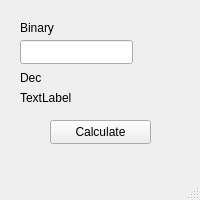
<?xml version="1.0" encoding="UTF-8"?>
<ui version="4.0">
 <class>MainWindow</class>
 <widget class="QMainWindow" name="MainWindow">
  <property name="geometry">
   <rect>
    <x>0</x>
    <y>0</y>
    <width>200</width>
    <height>200</height>
   </rect>
  </property>
  <property name="windowTitle">
   <string>MainWindow</string>
  </property>
  <widget class="QWidget" name="centralwidget">
   <widget class="QLabel" name="label1">
    <property name="geometry">
     <rect>
      <x>20</x>
      <y>20</y>
      <width>71</width>
      <height>16</height>
     </rect>
    </property>
    <property name="text">
     <string>Binary</string>
    </property>
   </widget>
   <widget class="QLineEdit" name="lineEdit">
    <property name="geometry">
     <rect>
      <x>20</x>
      <y>40</y>
      <width>113</width>
      <height>24</height>
     </rect>
    </property>
   </widget>
   <widget class="QLabel" name="label2">
    <property name="geometry">
     <rect>
      <x>20</x>
      <y>70</y>
      <width>71</width>
      <height>16</height>
     </rect>
    </property>
    <property name="text">
     <string>Dec</string>
    </property>
   </widget>
   <widget class="QLabel" name="label3">
    <property name="geometry">
     <rect>
      <x>20</x>
      <y>90</y>
      <width>111</width>
      <height>16</height>
     </rect>
    </property>
    <property name="text">
     <string>TextLabel</string>
    </property>
   </widget>
   <widget class="QPushButton" name="pushButton">
    <property name="geometry">
     <rect>
      <x>50</x>
      <y>120</y>
      <width>101</width>
      <height>24</height>
     </rect>
    </property>
    <property name="text">
     <string>Calculate</string>
    </property>
   </widget>
  </widget>
  <widget class="QMenuBar" name="menubar">
   <property name="geometry">
    <rect>
     <x>0</x>
     <y>0</y>
     <width>200</width>
     <height>21</height>
    </rect>
   </property>
  </widget>
  <widget class="QStatusBar" name="statusbar"/>
 </widget>
 <resources/>
 <connections/>
</ui>
